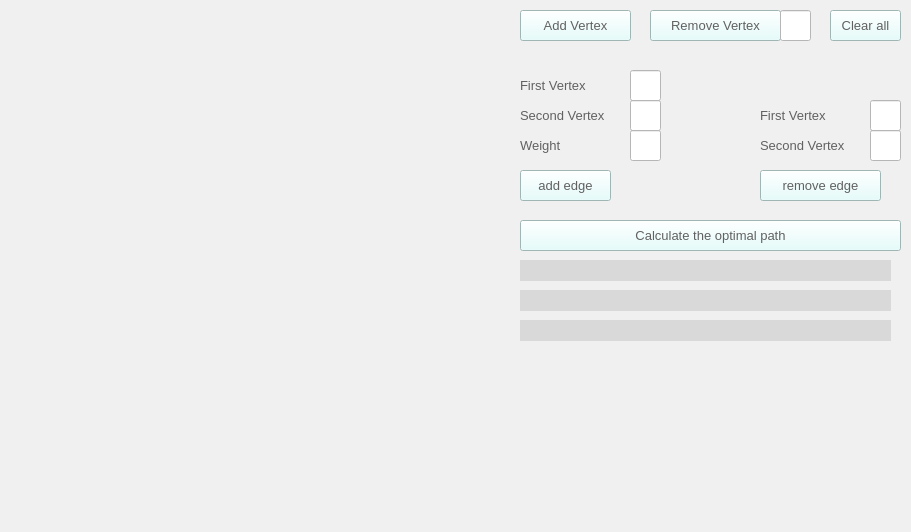
<?xml version="1.0" encoding="UTF-8"?>
<ui version="4.0">
 <class>TSP</class>
 <widget class="QMainWindow" name="TSP">
  <property name="geometry">
   <rect>
    <x>0</x>
    <y>0</y>
    <width>911</width>
    <height>532</height>
   </rect>
  </property>
  <property name="windowTitle">
   <string>TSP</string>
  </property>
  <property name="styleSheet">
   <string notr="true">background-color: rgb(240, 240, 240);</string>
  </property>
  <widget class="QWidget" name="centralwidget">
   <widget class="QWidget" name="verticalLayoutWidget">
    <property name="geometry">
     <rect>
      <x>10</x>
      <y>10</y>
      <width>501</width>
      <height>511</height>
     </rect>
    </property>
    <layout class="QVBoxLayout" name="verticalLayout"/>
   </widget>
   <widget class="QPushButton" name="Btn_Add_Top">
    <property name="geometry">
     <rect>
      <x>520</x>
      <y>10</y>
      <width>111</width>
      <height>31</height>
     </rect>
    </property>
    <property name="font">
     <font>
      <pointsize>10</pointsize>
     </font>
    </property>
    <property name="styleSheet">
     <string notr="true">background-color: rgb(222, 255, 253);
color: rgb(97, 97, 97);</string>
    </property>
    <property name="text">
     <string>Add Vertex</string>
    </property>
   </widget>
   <widget class="QPushButton" name="Btn_Del_Top">
    <property name="geometry">
     <rect>
      <x>650</x>
      <y>10</y>
      <width>131</width>
      <height>31</height>
     </rect>
    </property>
    <property name="font">
     <font>
      <pointsize>10</pointsize>
     </font>
    </property>
    <property name="styleSheet">
     <string notr="true">background-color: rgb(222, 255, 253);
color: rgb(97, 97, 97);</string>
    </property>
    <property name="text">
     <string>Remove Vertex</string>
    </property>
   </widget>
   <widget class="QPushButton" name="Btn_Add_Edge_2">
    <property name="geometry">
     <rect>
      <x>520</x>
      <y>170</y>
      <width>91</width>
      <height>31</height>
     </rect>
    </property>
    <property name="font">
     <font>
      <pointsize>10</pointsize>
     </font>
    </property>
    <property name="styleSheet">
     <string notr="true">background-color: rgb(222, 255, 253);
color: rgb(97, 97, 97);</string>
    </property>
    <property name="text">
     <string>add edge</string>
    </property>
   </widget>
   <widget class="QPushButton" name="Btn_Calculate">
    <property name="geometry">
     <rect>
      <x>520</x>
      <y>220</y>
      <width>381</width>
      <height>31</height>
     </rect>
    </property>
    <property name="font">
     <font>
      <pointsize>10</pointsize>
     </font>
    </property>
    <property name="styleSheet">
     <string notr="true">background-color: rgb(222, 255, 253);
color: rgb(97, 97, 97);</string>
    </property>
    <property name="text">
     <string>Calculate the optimal path</string>
    </property>
   </widget>
   <widget class="QLineEdit" name="LE_Del_Top_index">
    <property name="geometry">
     <rect>
      <x>780</x>
      <y>10</y>
      <width>31</width>
      <height>31</height>
     </rect>
    </property>
    <property name="font">
     <font>
      <pointsize>10</pointsize>
     </font>
    </property>
    <property name="styleSheet">
     <string notr="true">background-color: rgb(255, 255, 255);
color: rgb(97, 97, 97);</string>
    </property>
    <property name="text">
     <string/>
    </property>
    <property name="frame">
     <bool>true</bool>
    </property>
    <property name="alignment">
     <set>Qt::AlignCenter</set>
    </property>
    <property name="dragEnabled">
     <bool>false</bool>
    </property>
   </widget>
   <widget class="QLabel" name="L_Add_Edge_Top_1">
    <property name="geometry">
     <rect>
      <x>520</x>
      <y>70</y>
      <width>111</width>
      <height>31</height>
     </rect>
    </property>
    <property name="font">
     <font>
      <pointsize>10</pointsize>
     </font>
    </property>
    <property name="styleSheet">
     <string notr="true">color: rgb(97,97,97);
</string>
    </property>
    <property name="text">
     <string>First Vertex</string>
    </property>
   </widget>
   <widget class="QLineEdit" name="LE_Add_Edge_2_Top_1">
    <property name="geometry">
     <rect>
      <x>630</x>
      <y>70</y>
      <width>31</width>
      <height>31</height>
     </rect>
    </property>
    <property name="font">
     <font>
      <pointsize>10</pointsize>
     </font>
    </property>
    <property name="styleSheet">
     <string notr="true">background-color: rgb(255, 255, 255);
color: rgb(97, 97, 97);</string>
    </property>
    <property name="text">
     <string/>
    </property>
    <property name="frame">
     <bool>true</bool>
    </property>
    <property name="alignment">
     <set>Qt::AlignCenter</set>
    </property>
    <property name="dragEnabled">
     <bool>false</bool>
    </property>
   </widget>
   <widget class="QLabel" name="L_Add_Edge_Weight">
    <property name="geometry">
     <rect>
      <x>520</x>
      <y>130</y>
      <width>111</width>
      <height>31</height>
     </rect>
    </property>
    <property name="font">
     <font>
      <pointsize>10</pointsize>
     </font>
    </property>
    <property name="styleSheet">
     <string notr="true">color: rgb(97, 97, 97);
</string>
    </property>
    <property name="text">
     <string>Weight</string>
    </property>
   </widget>
   <widget class="QLineEdit" name="LE_Add_Edge_2_Weight">
    <property name="geometry">
     <rect>
      <x>630</x>
      <y>130</y>
      <width>31</width>
      <height>31</height>
     </rect>
    </property>
    <property name="font">
     <font>
      <pointsize>10</pointsize>
     </font>
    </property>
    <property name="styleSheet">
     <string notr="true">background-color: rgb(255, 255, 255);
color: rgb(97, 97, 97);</string>
    </property>
    <property name="frame">
     <bool>true</bool>
    </property>
    <property name="alignment">
     <set>Qt::AlignCenter</set>
    </property>
    <property name="dragEnabled">
     <bool>false</bool>
    </property>
   </widget>
   <widget class="QLabel" name="L_Add_Edge_Top_2">
    <property name="geometry">
     <rect>
      <x>520</x>
      <y>100</y>
      <width>111</width>
      <height>31</height>
     </rect>
    </property>
    <property name="font">
     <font>
      <pointsize>10</pointsize>
     </font>
    </property>
    <property name="styleSheet">
     <string notr="true">color: rgb(97, 97, 97);
</string>
    </property>
    <property name="text">
     <string>Second Vertex</string>
    </property>
   </widget>
   <widget class="QLineEdit" name="LE_Add_Edge_2_Top_2">
    <property name="geometry">
     <rect>
      <x>630</x>
      <y>100</y>
      <width>31</width>
      <height>31</height>
     </rect>
    </property>
    <property name="font">
     <font>
      <pointsize>10</pointsize>
     </font>
    </property>
    <property name="styleSheet">
     <string notr="true">background-color: rgb(255, 255, 255);
color: rgb(97, 97, 97);</string>
    </property>
    <property name="frame">
     <bool>true</bool>
    </property>
    <property name="alignment">
     <set>Qt::AlignCenter</set>
    </property>
    <property name="dragEnabled">
     <bool>false</bool>
    </property>
   </widget>
   <widget class="QLabel" name="L_Result">
    <property name="geometry">
     <rect>
      <x>520</x>
      <y>260</y>
      <width>371</width>
      <height>21</height>
     </rect>
    </property>
    <property name="font">
     <font>
      <pointsize>10</pointsize>
     </font>
    </property>
    <property name="styleSheet">
     <string notr="true">color: rgb(4, 255, 0);
background-color: rgb(217, 217, 217);</string>
    </property>
    <property name="text">
     <string/>
    </property>
   </widget>
   <widget class="QLabel" name="L_Path_length">
    <property name="geometry">
     <rect>
      <x>520</x>
      <y>290</y>
      <width>371</width>
      <height>21</height>
     </rect>
    </property>
    <property name="font">
     <font>
      <pointsize>10</pointsize>
     </font>
    </property>
    <property name="styleSheet">
     <string notr="true">color: rgb(0, 0, 0);
background-color: rgb(217, 217, 217);
</string>
    </property>
    <property name="text">
     <string/>
    </property>
   </widget>
   <widget class="QLabel" name="L_Errors">
    <property name="geometry">
     <rect>
      <x>520</x>
      <y>320</y>
      <width>371</width>
      <height>21</height>
     </rect>
    </property>
    <property name="font">
     <font>
      <pointsize>10</pointsize>
     </font>
    </property>
    <property name="styleSheet">
     <string notr="true">color: rgb(255, 0, 0);
background-color: rgb(217, 217, 217);
</string>
    </property>
    <property name="text">
     <string/>
    </property>
   </widget>
   <widget class="QPushButton" name="L_Clear">
    <property name="geometry">
     <rect>
      <x>830</x>
      <y>10</y>
      <width>71</width>
      <height>31</height>
     </rect>
    </property>
    <property name="font">
     <font>
      <pointsize>10</pointsize>
     </font>
    </property>
    <property name="styleSheet">
     <string notr="true">background-color: rgb(222, 255, 253);
color: rgb(97, 97, 97);</string>
    </property>
    <property name="text">
     <string>Clear all</string>
    </property>
   </widget>
   <widget class="QPushButton" name="Btn_remove_Edge">
    <property name="geometry">
     <rect>
      <x>760</x>
      <y>170</y>
      <width>121</width>
      <height>31</height>
     </rect>
    </property>
    <property name="font">
     <font>
      <pointsize>10</pointsize>
     </font>
    </property>
    <property name="styleSheet">
     <string notr="true">background-color: rgb(222, 255, 253);
color: rgb(97, 97, 97);</string>
    </property>
    <property name="text">
     <string>remove edge</string>
    </property>
   </widget>
   <widget class="QLabel" name="L_remove_Edge_Top_1">
    <property name="geometry">
     <rect>
      <x>760</x>
      <y>100</y>
      <width>111</width>
      <height>31</height>
     </rect>
    </property>
    <property name="font">
     <font>
      <pointsize>10</pointsize>
     </font>
    </property>
    <property name="styleSheet">
     <string notr="true">color: rgb(97,97,97);
</string>
    </property>
    <property name="text">
     <string>First Vertex</string>
    </property>
   </widget>
   <widget class="QLineEdit" name="LE_Remove_Edge_Top_1">
    <property name="geometry">
     <rect>
      <x>870</x>
      <y>100</y>
      <width>31</width>
      <height>31</height>
     </rect>
    </property>
    <property name="font">
     <font>
      <pointsize>10</pointsize>
     </font>
    </property>
    <property name="styleSheet">
     <string notr="true">background-color: rgb(255, 255, 255);
color: rgb(97, 97, 97);</string>
    </property>
    <property name="text">
     <string/>
    </property>
    <property name="frame">
     <bool>true</bool>
    </property>
    <property name="alignment">
     <set>Qt::AlignCenter</set>
    </property>
    <property name="dragEnabled">
     <bool>false</bool>
    </property>
   </widget>
   <widget class="QLabel" name="L_remove_Edge_Top_2">
    <property name="geometry">
     <rect>
      <x>760</x>
      <y>130</y>
      <width>111</width>
      <height>31</height>
     </rect>
    </property>
    <property name="font">
     <font>
      <pointsize>10</pointsize>
     </font>
    </property>
    <property name="styleSheet">
     <string notr="true">color: rgb(97, 97, 97);
</string>
    </property>
    <property name="text">
     <string>Second Vertex</string>
    </property>
   </widget>
   <widget class="QLineEdit" name="LE_Remove_Edge_Top_2">
    <property name="geometry">
     <rect>
      <x>870</x>
      <y>130</y>
      <width>31</width>
      <height>31</height>
     </rect>
    </property>
    <property name="font">
     <font>
      <pointsize>10</pointsize>
     </font>
    </property>
    <property name="styleSheet">
     <string notr="true">background-color: rgb(255, 255, 255);
color: rgb(97, 97, 97);</string>
    </property>
    <property name="frame">
     <bool>true</bool>
    </property>
    <property name="alignment">
     <set>Qt::AlignCenter</set>
    </property>
    <property name="dragEnabled">
     <bool>false</bool>
    </property>
   </widget>
  </widget>
 </widget>
 <resources/>
 <connections/>
</ui>
